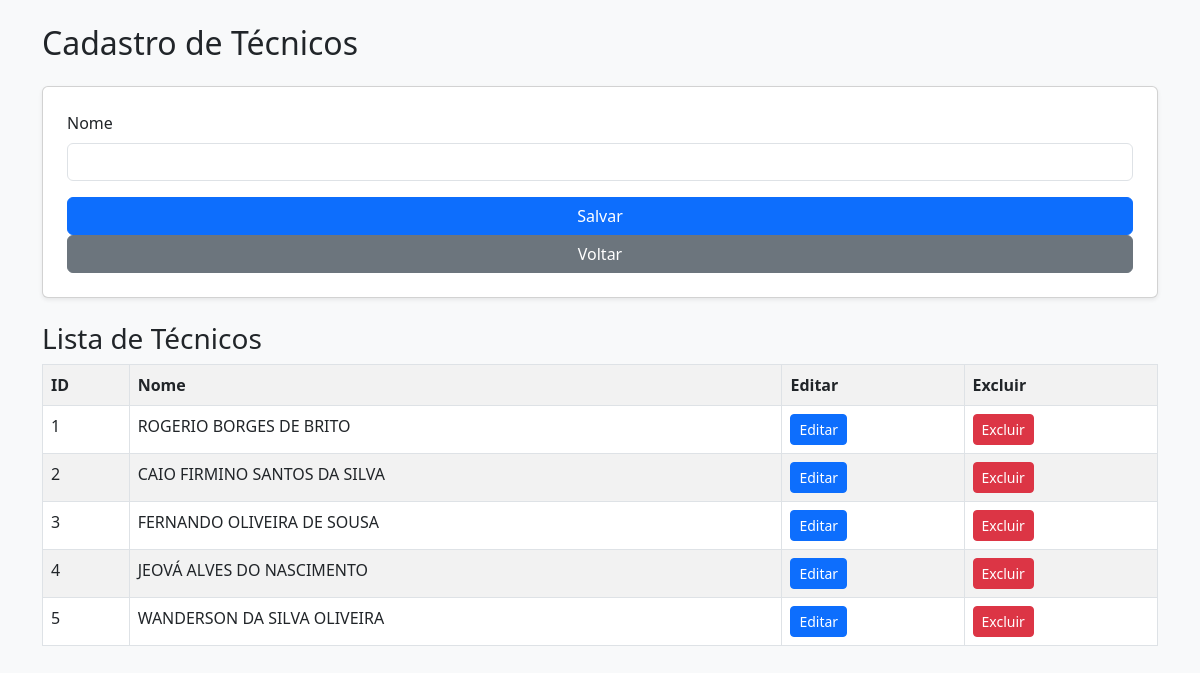
Screenshot of /tecnicos (signed in) with the database file from the repository.
### tables this page shows
CREATE TABLE tecnicos (
    id INTEGER PRIMARY KEY AUTOINCREMENT,
    nome TEXT
);

### app.py (the view)
@app.route("/tecnicos", methods=["GET", "POST"])
def tecnicos():
    if not admin_logado():
        return redirect("/login")
    conn = conectar()
    cursor = conn.cursor()
    if request.method == "POST":
        nome = request.form["nome"]
        cursor.execute("INSERT INTO tecnicos (nome) VALUES (?)", (nome,))
        conn.commit()
    cursor.execute("SELECT * FROM tecnicos")
    lista = cursor.fetchall()
    conn.close()
    return render_template("tecnicos.html", tecnicos=lista)

### app.py (called while the page is built)
def conectar():
    return sqlite3.connect("database.db")

def admin_logado():
    return "usuario" in session

### templates/tecnicos.html (shortened to what this page needs)
<!DOCTYPE html>
<html>
<head>
<link href="https://cdn.jsdelivr.net/npm/bootstrap@5.3.0/dist/css/bootstrap.min.css" rel="stylesheet">
</head>
<body class="bg-light">
<div class="container mt-4">
    <h2 class="mb-4">Cadastro de Técnicos</h2>
    <form method="post" class="card p-4 shadow-sm mb-4">
        <div class="mb-3">
            <label class="form-label">Nome</label>
            <input type="text" name="nome" class="form-control" required>
        </div>
        <button type="submit" class="btn btn-primary">Salvar</button>
        <a href="/" class="btn btn-secondary">Voltar</a>
    </form>
    <h3>Lista de Técnicos</h3>
    <table class="table table-bordered table-striped">
        <tr>
            <th>ID</th>
            <th>Nome</th>
            <th>Editar</th>
            <th>Excluir</th>
        </tr>
        {% for tecnico in tecnicos %}
        <tr>
            <td>{{ tecnico[0] }}</td>
            <td>{{ tecnico[1] }}</td>
            <td>
                <a href="/editar_tecnico/{{ tecnico[0] }}" class="btn btn-primary btn-sm">Editar</a>
            </td>
            <td>
                <a href="/excluir_tecnico/{{ tecnico[0] }}" class="btn btn-danger btn-sm">Excluir</a>
            </td>
        </tr>
        {% endfor %}
    </table>
</div>
</body>
</html>

### rows the page displays
tecnicos: id "1", nome "ROGERIO BORGES DE BRITO"
tecnicos: id "2", nome "CAIO FIRMINO SANTOS DA SILVA"
tecnicos: id "3", nome "FERNANDO OLIVEIRA DE SOUSA"
tecnicos: id "4", nome "JEOVÁ ALVES DO NASCIMENTO"
tecnicos: id "5", nome "WANDERSON DA SILVA OLIVEIRA"
